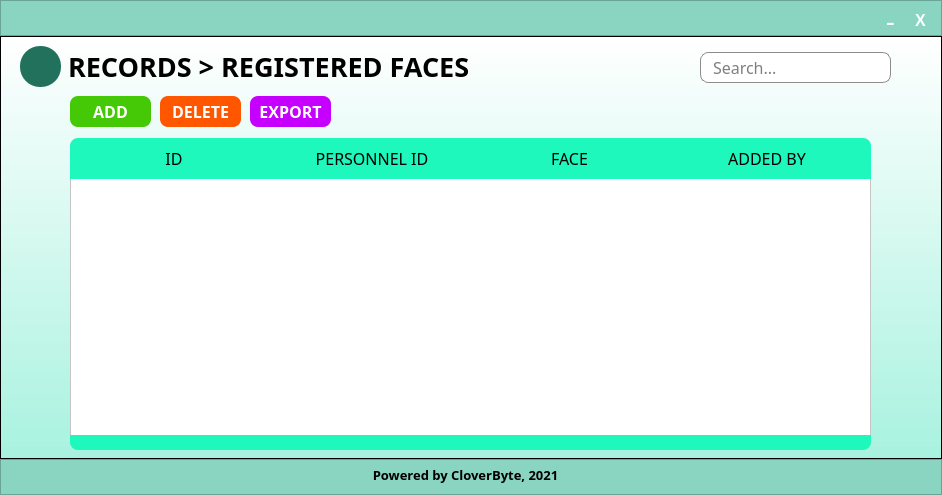
<?xml version="1.0" encoding="UTF-8"?>
<ui version="4.0">
 <class>MainWindow</class>
 <widget class="QMainWindow" name="MainWindow">
  <property name="geometry">
   <rect>
    <x>0</x>
    <y>0</y>
    <width>942</width>
    <height>495</height>
   </rect>
  </property>
  <property name="minimumSize">
   <size>
    <width>942</width>
    <height>495</height>
   </size>
  </property>
  <property name="maximumSize">
   <size>
    <width>942</width>
    <height>495</height>
   </size>
  </property>
  <property name="windowTitle">
   <string>MainWindow</string>
  </property>
  <widget class="QWidget" name="centralwidget">
   <layout class="QVBoxLayout" name="verticalLayout">
    <property name="spacing">
     <number>0</number>
    </property>
    <property name="leftMargin">
     <number>0</number>
    </property>
    <property name="topMargin">
     <number>0</number>
    </property>
    <property name="rightMargin">
     <number>0</number>
    </property>
    <property name="bottomMargin">
     <number>0</number>
    </property>
    <item>
     <widget class="QFrame" name="frame_3">
      <property name="minimumSize">
       <size>
        <width>0</width>
        <height>36</height>
       </size>
      </property>
      <property name="maximumSize">
       <size>
        <width>16777215</width>
        <height>36</height>
       </size>
      </property>
      <property name="styleSheet">
       <string notr="true">background-color: rgb(137, 213, 194)</string>
      </property>
      <property name="frameShape">
       <enum>QFrame::StyledPanel</enum>
      </property>
      <property name="frameShadow">
       <enum>QFrame::Raised</enum>
      </property>
      <widget class="QLabel" name="label_3">
       <property name="geometry">
        <rect>
         <x>10</x>
         <y>5</y>
         <width>81</width>
         <height>31</height>
        </rect>
       </property>
       <property name="styleSheet">
        <string notr="true">background: transparent</string>
       </property>
       <property name="text">
        <string/>
       </property>
       <property name="pixmap">
        <pixmap resource="resources.qrc">:/newPrefix/logo.png</pixmap>
       </property>
       <property name="scaledContents">
        <bool>true</bool>
       </property>
      </widget>
      <widget class="QLabel" name="label_14">
       <property name="geometry">
        <rect>
         <x>220</x>
         <y>10</y>
         <width>67</width>
         <height>39</height>
        </rect>
       </property>
       <property name="font">
        <font>
         <family>Work Sans Medium</family>
         <pointsize>12</pointsize>
         <weight>50</weight>
         <bold>false</bold>
        </font>
       </property>
       <property name="styleSheet">
        <string notr="true">background-color: transparent;
border: none;
color: rgb(0, 0, 0);
border-radius: 8px;</string>
       </property>
       <property name="text">
        <string/>
       </property>
      </widget>
      <widget class="QPushButton" name="exitbtn">
       <property name="geometry">
        <rect>
         <x>910</x>
         <y>10</y>
         <width>21</width>
         <height>21</height>
        </rect>
       </property>
       <property name="minimumSize">
        <size>
         <width>0</width>
         <height>0</height>
        </size>
       </property>
       <property name="font">
        <font>
         <family>MS Shell Dlg 2</family>
         <pointsize>12</pointsize>
         <weight>75</weight>
         <bold>true</bold>
        </font>
       </property>
       <property name="autoFillBackground">
        <bool>false</bool>
       </property>
       <property name="styleSheet">
        <string notr="true">QPushButton{
	background-color: transparent;
	border: none;
	color: rgb(255, 255, 255);
	border-radius: 8px;
}
QPushButton:hover{
	background-color: rgba(255,87,0,255);
}
QPushButton:pressed{
	background-color: rgb(22, 154, 121)
}</string>
       </property>
       <property name="text">
        <string>X</string>
       </property>
       <property name="flat">
        <bool>false</bool>
       </property>
      </widget>
      <widget class="QPushButton" name="minimizebtn">
       <property name="geometry">
        <rect>
         <x>880</x>
         <y>10</y>
         <width>21</width>
         <height>21</height>
        </rect>
       </property>
       <property name="minimumSize">
        <size>
         <width>0</width>
         <height>0</height>
        </size>
       </property>
       <property name="font">
        <font>
         <family>MS PGothic</family>
         <pointsize>20</pointsize>
         <weight>50</weight>
         <bold>false</bold>
        </font>
       </property>
       <property name="autoFillBackground">
        <bool>false</bool>
       </property>
       <property name="styleSheet">
        <string notr="true">QPushButton{
	background-color: transparent;
	border: none;
	color: rgb(255, 255, 255);
	border-radius: 8px;
}
QPushButton:hover{
	background-color: rgb(251,192,0);
}
QPushButton:pressed{
	background-color: rgb(22, 154, 121)
}</string>
       </property>
       <property name="text">
        <string>-</string>
       </property>
       <property name="flat">
        <bool>false</bool>
       </property>
      </widget>
     </widget>
    </item>
    <item>
     <widget class="QFrame" name="frame">
      <property name="styleSheet">
       <string notr="true">QFrame{
background-color: qlineargradient(spread:pad, x1:0.5, y1:1, x2:0.5, y2:0, stop:0 rgba(168, 242, 223, 255), stop:1 rgba(255, 255, 255, 255));
}


/* VERTICAL SCROLLBAR */
 QScrollBar:vertical {
	border: none;
    background: rgb(220,220,220);
    width: 14px;
    margin: 15px 0 15px 0;
	border-radius: 0px;
 }

/*  HANDLE BAR VERTICAL */
QScrollBar::handle:vertical {	
	margin-top: 20px;
	background-color: rgb(33, 113, 93);
	min-height: 30px;
	border-radius: 7px;
}
QScrollBar::handle:vertical:hover{	
	background-color: rgb(30, 248, 188);
}
QScrollBar::handle:vertical:pressed {	
	background-color:rgb(30, 248, 188);
}

/* BTN TOP - SCROLLBAR */
QScrollBar::sub-line:vertical {
	margin-top: 20px;
	border: none;
	background-color: rgb(220,220,220);
	height: 15px;
	border-top-left-radius: 7px;
	border-top-right-radius: 7px;
	subcontrol-position: top;
	subcontrol-origin: margin;
}
QScrollBar::sub-line:vertical:hover {	
	background-color:  rgb(33, 113, 93);
}
QScrollBar::sub-line:vertical:pressed {	
	background-color: rgb(30, 248, 188);
}

/* BTN BOTTOM - SCROLLBAR */
QScrollBar::add-line:vertical {
	border: none;
	background-color: rgb(220,220,220);
	height: 15px;
	border-bottom-left-radius: 7px;
	border-bottom-right-radius: 7px;
	subcontrol-position: bottom;
	subcontrol-origin: margin;
}
QScrollBar::add-line:vertical:hover {	
	background-color:  rgb(33, 113, 93);
}
QScrollBar::add-line:vertical:pressed {	
	background-color: rgb(30, 248, 188);
}

/* RESET ARROW */
QScrollBar::up-arrow:vertical, QScrollBar::down-arrow:vertical {
	background: none;
}
QScrollBar::add-page:vertical, QScrollBar::sub-page:vertical {
	background: none;
}</string>
      </property>
      <property name="frameShape">
       <enum>QFrame::StyledPanel</enum>
      </property>
      <property name="frameShadow">
       <enum>QFrame::Raised</enum>
      </property>
      <widget class="QTableWidget" name="tableWidget">
       <property name="geometry">
        <rect>
         <x>70</x>
         <y>120</y>
         <width>801</width>
         <height>281</height>
        </rect>
       </property>
       <property name="font">
        <font>
         <family>Work Sans</family>
         <pointsize>12</pointsize>
        </font>
       </property>
       <property name="autoFillBackground">
        <bool>false</bool>
       </property>
       <property name="styleSheet">
        <string notr="true">QTableWidget{
	color: rgb(90,90,90);
	background-color: rgb(255,255,255);
}

QTableView::item{
	border-bottom: 1px solid #696969;
}

</string>
       </property>
       <attribute name="horizontalHeaderStretchLastSection">
        <bool>false</bool>
       </attribute>
       <attribute name="verticalHeaderVisible">
        <bool>false</bool>
       </attribute>
       <column>
        <property name="text">
         <string>New Column</string>
        </property>
       </column>
       <column>
        <property name="text">
         <string>New Column</string>
        </property>
       </column>
       <column>
        <property name="text">
         <string>New Column</string>
        </property>
       </column>
       <column>
        <property name="text">
         <string>New Column</string>
        </property>
       </column>
      </widget>
      <widget class="QLabel" name="label_7">
       <property name="geometry">
        <rect>
         <x>68</x>
         <y>15</y>
         <width>461</width>
         <height>31</height>
        </rect>
       </property>
       <property name="font">
        <font>
         <family>Work Sans SemiBold</family>
         <pointsize>20</pointsize>
         <weight>75</weight>
         <bold>true</bold>
        </font>
       </property>
       <property name="styleSheet">
        <string notr="true">background-color: transparent;</string>
       </property>
       <property name="text">
        <string>RECORDS &gt; REGISTERED FACES</string>
       </property>
      </widget>
      <widget class="QPushButton" name="btnRegister">
       <property name="geometry">
        <rect>
         <x>70</x>
         <y>60</y>
         <width>81</width>
         <height>31</height>
        </rect>
       </property>
       <property name="minimumSize">
        <size>
         <width>0</width>
         <height>0</height>
        </size>
       </property>
       <property name="font">
        <font>
         <family>Work Sans SemiBold</family>
         <pointsize>12</pointsize>
         <weight>75</weight>
         <bold>true</bold>
        </font>
       </property>
       <property name="autoFillBackground">
        <bool>false</bool>
       </property>
       <property name="styleSheet">
        <string notr="true">QPushButton{
	background-color: rgb(69,200,5);
	border: none;
	color: rgb(255, 255, 255);
	border-radius: 8px;
       
}
QPushButton:hover{
	background-color: rgb(31, 211, 166);
}
QPushButton:pressed{
	background-color: rgb(22, 154, 121)
}</string>
       </property>
       <property name="text">
        <string>ADD</string>
       </property>
       <property name="flat">
        <bool>false</bool>
       </property>
      </widget>
      <widget class="QPushButton" name="btnDelete">
       <property name="geometry">
        <rect>
         <x>160</x>
         <y>60</y>
         <width>81</width>
         <height>31</height>
        </rect>
       </property>
       <property name="minimumSize">
        <size>
         <width>0</width>
         <height>0</height>
        </size>
       </property>
       <property name="font">
        <font>
         <family>Work Sans SemiBold</family>
         <pointsize>12</pointsize>
         <weight>75</weight>
         <bold>true</bold>
        </font>
       </property>
       <property name="autoFillBackground">
        <bool>false</bool>
       </property>
       <property name="styleSheet">
        <string notr="true">QPushButton{
	background-color: rgba(255,87,0,255);
	border: none;
	color: rgb(255, 255, 255);
	border-radius: 8px;
}
QPushButton:hover{
	background-color: rgb(31, 211, 166);
}
QPushButton:pressed{
	background-color: rgb(22, 154, 121)
}</string>
       </property>
       <property name="text">
        <string>DELETE</string>
       </property>
       <property name="flat">
        <bool>false</bool>
       </property>
      </widget>
      <widget class="QLineEdit" name="lineSearch">
       <property name="geometry">
        <rect>
         <x>700</x>
         <y>16</y>
         <width>191</width>
         <height>31</height>
        </rect>
       </property>
       <property name="font">
        <font>
         <family>Work Sans</family>
         <pointsize>12</pointsize>
        </font>
       </property>
       <property name="styleSheet">
        <string notr="true">QLineEdit{
	background-color: rgb(255, 255, 255);
	border-style: solid;
    border-width: 1px;
    border-radius: 8px;
    border-color: rgb(140, 140, 140);
	padding-left: 10px;
	padding-right: 30px; 
}
</string>
       </property>
       <property name="placeholderText">
        <string>Search...</string>
       </property>
      </widget>
      <widget class="QPushButton" name="btnBack">
       <property name="geometry">
        <rect>
         <x>20</x>
         <y>10</y>
         <width>41</width>
         <height>41</height>
        </rect>
       </property>
       <property name="minimumSize">
        <size>
         <width>0</width>
         <height>0</height>
        </size>
       </property>
       <property name="font">
        <font>
         <family>Work Sans</family>
         <pointsize>12</pointsize>
         <weight>75</weight>
         <bold>true</bold>
        </font>
       </property>
       <property name="styleSheet">
        <string notr="true">QPushButton{
	background-color: rgb(33, 113, 93);
	border: none;
	color: rgb(255, 255, 255);
	border-radius: 20px;
}
QPushButton:hover{
	background-color: rgb(46, 159, 131);
}
QPushButton:pressed{
	background-color: rgb(29, 100, 82);
}</string>
       </property>
       <property name="text">
        <string/>
       </property>
       <property name="icon">
        <iconset resource="resources.qrc">
         <normaloff>:/newPrefix/back_white.png</normaloff>:/newPrefix/back_white.png</iconset>
       </property>
       <property name="iconSize">
        <size>
         <width>45</width>
         <height>45</height>
        </size>
       </property>
       <property name="flat">
        <bool>false</bool>
       </property>
      </widget>
      <widget class="QFrame" name="frame_2">
       <property name="geometry">
        <rect>
         <x>70</x>
         <y>102</y>
         <width>801</width>
         <height>41</height>
        </rect>
       </property>
       <property name="styleSheet">
        <string notr="true">background-color: rgb(30, 248, 188);
border: none;
border-top-right-radius: 8px;
border-top-left-radius: 8px;</string>
       </property>
       <property name="frameShape">
        <enum>QFrame::StyledPanel</enum>
       </property>
       <property name="frameShadow">
        <enum>QFrame::Raised</enum>
       </property>
       <widget class="QWidget" name="horizontalLayoutWidget">
        <property name="geometry">
         <rect>
          <x>5</x>
          <y>0</y>
          <width>791</width>
          <height>41</height>
         </rect>
        </property>
        <layout class="QHBoxLayout" name="horizontalLayout">
         <property name="spacing">
          <number>0</number>
         </property>
         <item>
          <widget class="QLabel" name="label">
           <property name="font">
            <font>
             <family>Work Sans Medium</family>
             <pointsize>12</pointsize>
             <weight>50</weight>
             <bold>false</bold>
            </font>
           </property>
           <property name="styleSheet">
            <string notr="true">QLabel{
	background-color: transparent;
	border: none;
	color: rgb(0, 0, 0);
	border-radius: 8px;
}</string>
           </property>
           <property name="text">
            <string>ID</string>
           </property>
           <property name="alignment">
            <set>Qt::AlignCenter</set>
           </property>
          </widget>
         </item>
         <item>
          <widget class="QLabel" name="label_2">
           <property name="font">
            <font>
             <family>Work Sans Medium</family>
             <pointsize>12</pointsize>
             <weight>50</weight>
             <bold>false</bold>
            </font>
           </property>
           <property name="styleSheet">
            <string notr="true">background-color: transparent;
border: none;
color: rgb(0, 0, 0);
border-radius: 8px;</string>
           </property>
           <property name="text">
            <string>PERSONNEL ID</string>
           </property>
           <property name="alignment">
            <set>Qt::AlignCenter</set>
           </property>
          </widget>
         </item>
         <item>
          <widget class="QLabel" name="label_4">
           <property name="font">
            <font>
             <family>Work Sans Medium</family>
             <pointsize>12</pointsize>
             <weight>50</weight>
             <bold>false</bold>
            </font>
           </property>
           <property name="styleSheet">
            <string notr="true">background-color: transparent;
border: none;
color: rgb(0, 0, 0);
border-radius: 8px;</string>
           </property>
           <property name="text">
            <string>FACE</string>
           </property>
           <property name="alignment">
            <set>Qt::AlignCenter</set>
           </property>
          </widget>
         </item>
         <item>
          <widget class="QLabel" name="label_6">
           <property name="font">
            <font>
             <family>Work Sans Medium</family>
             <pointsize>12</pointsize>
             <weight>50</weight>
             <bold>false</bold>
            </font>
           </property>
           <property name="styleSheet">
            <string notr="true">background-color: transparent;
border: none;
color: rgb(0, 0, 0);
border-radius: 8px;</string>
           </property>
           <property name="text">
            <string>ADDED BY</string>
           </property>
           <property name="alignment">
            <set>Qt::AlignCenter</set>
           </property>
          </widget>
         </item>
        </layout>
       </widget>
      </widget>
      <widget class="QFrame" name="frame_5">
       <property name="geometry">
        <rect>
         <x>70</x>
         <y>399</y>
         <width>801</width>
         <height>15</height>
        </rect>
       </property>
       <property name="styleSheet">
        <string notr="true">background-color: rgb(30, 248, 188);
border: none;
border-bottom-right-radius: 8px;
border-bottom-left-radius: 8px;</string>
       </property>
       <property name="frameShape">
        <enum>QFrame::StyledPanel</enum>
       </property>
       <property name="frameShadow">
        <enum>QFrame::Raised</enum>
       </property>
      </widget>
      <widget class="QLabel" name="searchlabel">
       <property name="geometry">
        <rect>
         <x>867</x>
         <y>20</y>
         <width>21</width>
         <height>21</height>
        </rect>
       </property>
       <property name="styleSheet">
        <string notr="true">background-color:transparent;</string>
       </property>
       <property name="text">
        <string/>
       </property>
       <property name="pixmap">
        <pixmap>search.png</pixmap>
       </property>
       <property name="scaledContents">
        <bool>true</bool>
       </property>
      </widget>
      <widget class="QPushButton" name="btnExport">
       <property name="geometry">
        <rect>
         <x>250</x>
         <y>60</y>
         <width>81</width>
         <height>31</height>
        </rect>
       </property>
       <property name="minimumSize">
        <size>
         <width>0</width>
         <height>0</height>
        </size>
       </property>
       <property name="font">
        <font>
         <family>Work Sans SemiBold</family>
         <pointsize>12</pointsize>
         <weight>75</weight>
         <bold>true</bold>
        </font>
       </property>
       <property name="autoFillBackground">
        <bool>false</bool>
       </property>
       <property name="styleSheet">
        <string notr="true">QPushButton{
	background-color: rgba(197,0,255,255);
	border: none;
	color: rgb(255, 255, 255);
	border-radius: 8px;
}
QPushButton:hover{
	background-color: rgb(31, 211, 166);
}
QPushButton:pressed{
	background-color: rgb(22, 154, 121)
}</string>
       </property>
       <property name="text">
        <string>EXPORT</string>
       </property>
       <property name="flat">
        <bool>false</bool>
       </property>
      </widget>
     </widget>
    </item>
    <item>
     <widget class="QFrame" name="footer">
      <property name="minimumSize">
       <size>
        <width>0</width>
        <height>36</height>
       </size>
      </property>
      <property name="maximumSize">
       <size>
        <width>16777215</width>
        <height>36</height>
       </size>
      </property>
      <property name="styleSheet">
       <string notr="true">background-color: rgb(137, 213, 194)</string>
      </property>
      <property name="frameShape">
       <enum>QFrame::StyledPanel</enum>
      </property>
      <property name="frameShadow">
       <enum>QFrame::Raised</enum>
      </property>
      <widget class="QLabel" name="trademark">
       <property name="geometry">
        <rect>
         <x>340</x>
         <y>-20</y>
         <width>251</width>
         <height>71</height>
        </rect>
       </property>
       <property name="minimumSize">
        <size>
         <width>151</width>
         <height>71</height>
        </size>
       </property>
       <property name="font">
        <font>
         <family>Work Sans SemiBold</family>
         <pointsize>10</pointsize>
         <weight>75</weight>
         <bold>true</bold>
        </font>
       </property>
       <property name="styleSheet">
        <string notr="true">background: transparent</string>
       </property>
       <property name="text">
        <string>Powered by CloverByte, 2021</string>
       </property>
       <property name="alignment">
        <set>Qt::AlignCenter</set>
       </property>
      </widget>
     </widget>
    </item>
   </layout>
  </widget>
 </widget>
 <resources>
  <include location="resources.qrc"/>
 </resources>
 <connections/>
</ui>
